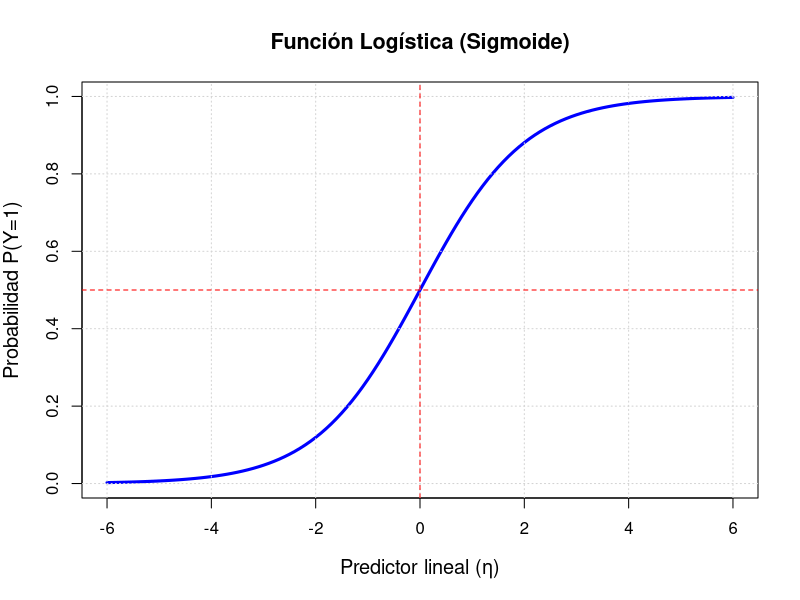

Write R code to recreate this figure.
## ---- chunk 1
#| echo: false
#| fig-width: 8
#| fig-height: 5

# Crear datos para la curva sigmoide
x <- seq(-6, 6, 0.1)
p <- 1 / (1 + exp(-x))

plot(x, p, type = "l", lwd = 3, col = "blue",
     xlab = "Predictor lineal (η)", ylab = "Probabilidad P(Y=1)",
     main = "Función Logística (Sigmoide)",
     cex.lab = 1.2, cex.main = 1.3)
grid()
abline(h = 0.5, lty = 2, col = "red")
abline(v = 0, lty = 2, col = "red")
